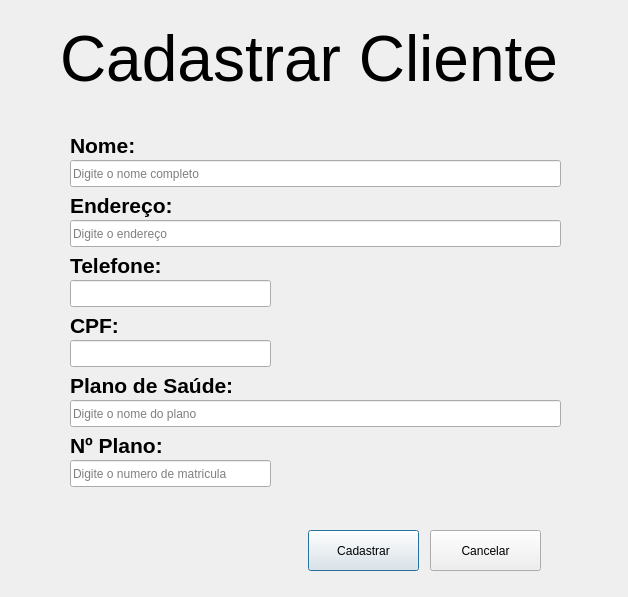
<?xml version="1.0" encoding="UTF-8"?>
<ui version="4.0">
 <class>DialogCadastrar</class>
 <widget class="QDialog" name="DialogCadastrar">
  <property name="windowModality">
   <enum>Qt::ApplicationModal</enum>
  </property>
  <property name="geometry">
   <rect>
    <x>0</x>
    <y>0</y>
    <width>628</width>
    <height>597</height>
   </rect>
  </property>
  <property name="minimumSize">
   <size>
    <width>628</width>
    <height>597</height>
   </size>
  </property>
  <property name="maximumSize">
   <size>
    <width>628</width>
    <height>597</height>
   </size>
  </property>
  <property name="windowTitle">
   <string>Cadastrar Cliente</string>
  </property>
  <widget class="QLabel" name="label">
   <property name="geometry">
    <rect>
     <x>60</x>
     <y>20</y>
     <width>501</width>
     <height>81</height>
    </rect>
   </property>
   <property name="text">
    <string>&lt;html&gt;&lt;head/&gt;&lt;body&gt;&lt;p&gt;&lt;span style=&quot; font-size:48pt;&quot;&gt;Cadastrar Cliente&lt;/span&gt;&lt;/p&gt;&lt;/body&gt;&lt;/html&gt;</string>
   </property>
  </widget>
  <widget class="QLabel" name="label_2">
   <property name="geometry">
    <rect>
     <x>70</x>
     <y>130</y>
     <width>71</width>
     <height>31</height>
    </rect>
   </property>
   <property name="text">
    <string>&lt;html&gt;&lt;head/&gt;&lt;body&gt;&lt;p&gt;&lt;span style=&quot; font-size:16pt; font-weight:600;&quot;&gt;Nome:&lt;/span&gt;&lt;/p&gt;&lt;/body&gt;&lt;/html&gt;</string>
   </property>
  </widget>
  <widget class="QLineEdit" name="txt_nome">
   <property name="geometry">
    <rect>
     <x>70</x>
     <y>160</y>
     <width>491</width>
     <height>27</height>
    </rect>
   </property>
   <property name="inputMethodHints">
    <set>Qt::ImhNone</set>
   </property>
   <property name="inputMask">
    <string/>
   </property>
   <property name="placeholderText">
    <string>Digite o nome completo</string>
   </property>
  </widget>
  <widget class="QLabel" name="label_3">
   <property name="geometry">
    <rect>
     <x>70</x>
     <y>190</y>
     <width>101</width>
     <height>31</height>
    </rect>
   </property>
   <property name="text">
    <string>&lt;html&gt;&lt;head/&gt;&lt;body&gt;&lt;p&gt;&lt;span style=&quot; font-size:16pt; font-weight:600;&quot;&gt;Endereço:&lt;/span&gt;&lt;/p&gt;&lt;/body&gt;&lt;/html&gt;</string>
   </property>
  </widget>
  <widget class="QLineEdit" name="txt_endereco">
   <property name="geometry">
    <rect>
     <x>70</x>
     <y>220</y>
     <width>491</width>
     <height>27</height>
    </rect>
   </property>
   <property name="inputMethodHints">
    <set>Qt::ImhNone</set>
   </property>
   <property name="placeholderText">
    <string>Digite o endereço</string>
   </property>
  </widget>
  <widget class="QLabel" name="label_4">
   <property name="geometry">
    <rect>
     <x>70</x>
     <y>250</y>
     <width>101</width>
     <height>31</height>
    </rect>
   </property>
   <property name="text">
    <string>&lt;html&gt;&lt;head/&gt;&lt;body&gt;&lt;p&gt;&lt;span style=&quot; font-size:16pt; font-weight:600;&quot;&gt;Telefone:&lt;/span&gt;&lt;/p&gt;&lt;/body&gt;&lt;/html&gt;</string>
   </property>
  </widget>
  <widget class="QLineEdit" name="txt_telefone">
   <property name="geometry">
    <rect>
     <x>70</x>
     <y>280</y>
     <width>201</width>
     <height>27</height>
    </rect>
   </property>
   <property name="inputMethodHints">
    <set>Qt::ImhPreferNumbers</set>
   </property>
  </widget>
  <widget class="QLabel" name="label_5">
   <property name="geometry">
    <rect>
     <x>70</x>
     <y>310</y>
     <width>51</width>
     <height>31</height>
    </rect>
   </property>
   <property name="text">
    <string>&lt;html&gt;&lt;head/&gt;&lt;body&gt;&lt;p&gt;&lt;span style=&quot; font-size:16pt; font-weight:600;&quot;&gt;CPF:&lt;/span&gt;&lt;/p&gt;&lt;/body&gt;&lt;/html&gt;</string>
   </property>
  </widget>
  <widget class="QLineEdit" name="txt_cpf">
   <property name="geometry">
    <rect>
     <x>70</x>
     <y>340</y>
     <width>201</width>
     <height>27</height>
    </rect>
   </property>
   <property name="inputMethodHints">
    <set>Qt::ImhPreferNumbers</set>
   </property>
  </widget>
  <widget class="QLabel" name="label_6">
   <property name="geometry">
    <rect>
     <x>70</x>
     <y>370</y>
     <width>161</width>
     <height>31</height>
    </rect>
   </property>
   <property name="text">
    <string>&lt;html&gt;&lt;head/&gt;&lt;body&gt;&lt;p&gt;&lt;span style=&quot; font-size:16pt; font-weight:600;&quot;&gt;Plano de Saúde:&lt;/span&gt;&lt;/p&gt;&lt;/body&gt;&lt;/html&gt;</string>
   </property>
  </widget>
  <widget class="QLineEdit" name="txt_plano_saude">
   <property name="geometry">
    <rect>
     <x>70</x>
     <y>400</y>
     <width>491</width>
     <height>27</height>
    </rect>
   </property>
   <property name="placeholderText">
    <string>Digite o nome do plano</string>
   </property>
  </widget>
  <widget class="QLabel" name="label_7">
   <property name="geometry">
    <rect>
     <x>70</x>
     <y>430</y>
     <width>101</width>
     <height>31</height>
    </rect>
   </property>
   <property name="text">
    <string>&lt;html&gt;&lt;head/&gt;&lt;body&gt;&lt;p&gt;&lt;span style=&quot; font-size:16pt; font-weight:600;&quot;&gt;Nº Plano:&lt;/span&gt;&lt;/p&gt;&lt;/body&gt;&lt;/html&gt;</string>
   </property>
  </widget>
  <widget class="QLineEdit" name="txt_numero_plano">
   <property name="geometry">
    <rect>
     <x>70</x>
     <y>460</y>
     <width>201</width>
     <height>27</height>
    </rect>
   </property>
   <property name="inputMethodHints">
    <set>Qt::ImhPreferNumbers</set>
   </property>
   <property name="placeholderText">
    <string>Digite o numero de matricula</string>
   </property>
  </widget>
  <widget class="QPushButton" name="btn_cadastrar">
   <property name="geometry">
    <rect>
     <x>308</x>
     <y>530</y>
     <width>111</width>
     <height>41</height>
    </rect>
   </property>
   <property name="text">
    <string>Cadastrar</string>
   </property>
  </widget>
  <widget class="QPushButton" name="btn_cancelar">
   <property name="geometry">
    <rect>
     <x>430</x>
     <y>530</y>
     <width>111</width>
     <height>41</height>
    </rect>
   </property>
   <property name="text">
    <string>Cancelar</string>
   </property>
  </widget>
 </widget>
 <resources/>
 <connections/>
</ui>
